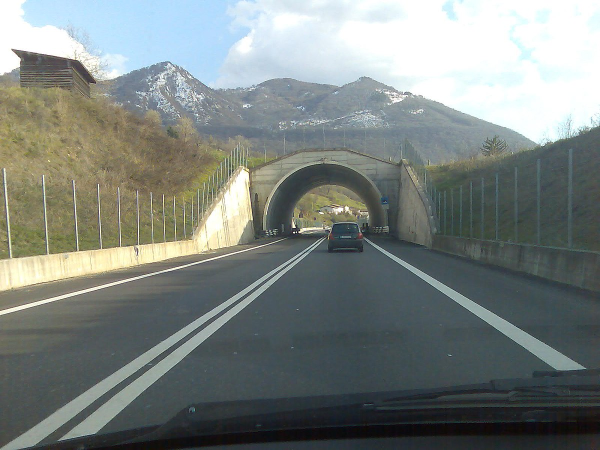
#> input picture 01_OpenCV/02_OpenCV-Basic-Image-Processing-Operations/09_auto-canny/image/lane.jpg, 1200 x 900 px (shown at 1/2 size)
$ python auto_canny.py
#> lines starting #> are read from the running program, lines starting #| are printed output that depends on the picture; after the words box and inside, x2 and y2 are one past the last pixel; in counts of white or black regions, pixels touching at a corner belong together
import cv2
import numpy as np
import logging

logging.basicConfig(level=logging.INFO)

def display_image(title, image):
    cv2.imshow(title, image)
    cv2.waitKey(0)

def auto_canny(image, sigma=0.33):
    # compute the median of the single channel pixel intensities
    v = np.median(image)

    # apply automatic Canny edge detection using the computed median
    lower = int(max(0, (1.0 - sigma) * v))
    upper = int(min(255, (1.0 + sigma) * v))
    edged = cv2.Canny(image, lower, upper)

    # return the edged image
    return edged

def canny_edge_detection(image_path):
    # Load the image, convert it to grayscale, and blur it slightly
#> called with image_path = 'image/lane.jpg'
    logging.info(f"Loading image from: {image_path}")
    image = cv2.imread(image_path)
#> image is the input picture: shape (900, 1200, 3); mean B, G, R 127.8, 131.1, 124

    # Display the original image
    display_image("Original", image)

    gray = cv2.cvtColor(image, cv2.COLOR_BGR2GRAY)
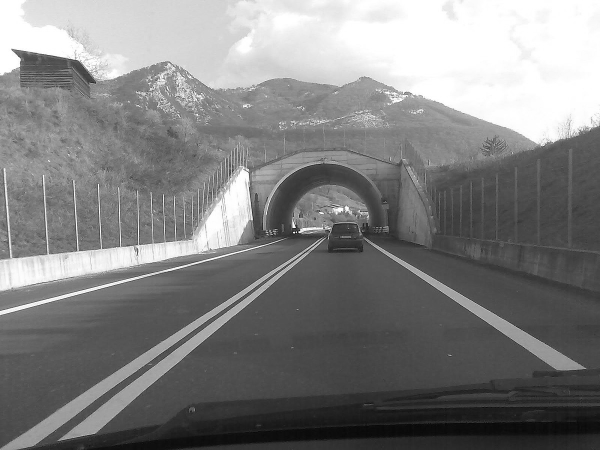
#> gray: shape (900, 1200) (shown at 1/2 size); min 0, max 255, mean 128.6
    blurred = cv2.GaussianBlur(gray, (3, 3), 0)

    # Apply Canny edge detection using a wide threshold, tight threshold, and automatically determined threshold
    wide = cv2.Canny(blurred, 10, 200)
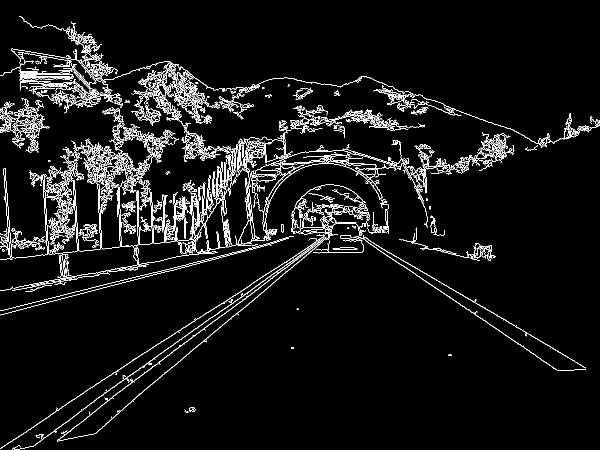
#> wide: shape (900, 1200) (shown at 1/2 size); 5.2% white in thin lines or dots
    tight = cv2.Canny(blurred, 225, 250)
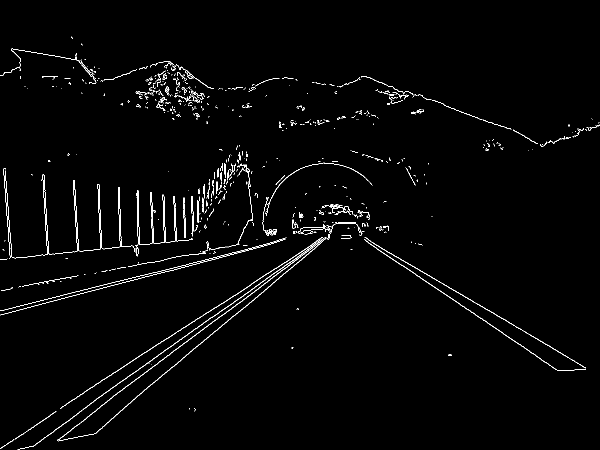
#> tight: shape (900, 1200) (shown at 1/2 size); 1.6% white in thin lines or dots
    auto = auto_canny(blurred)
#> in auto_canny, `v = np.median(image)`: v = 113
#> in auto_canny, `lower = int(max(0, (1.0 - sigma) * v))`: lower = 75
#> in auto_canny, `upper = int(min(255, (1.0 + sigma) * v))`: upper = 150
#> in auto_canny, `edged = cv2.Canny(image, lower, upper)`:
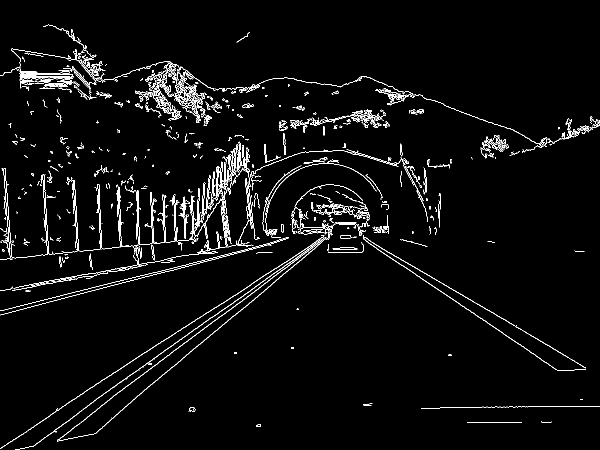
#> edged: shape (900, 1200) (shown at 1/2 size); 3.2% white in thin lines or dots

    # Concatenate the edge images horizontally
    edges_combined = np.hstack([wide, tight, auto])
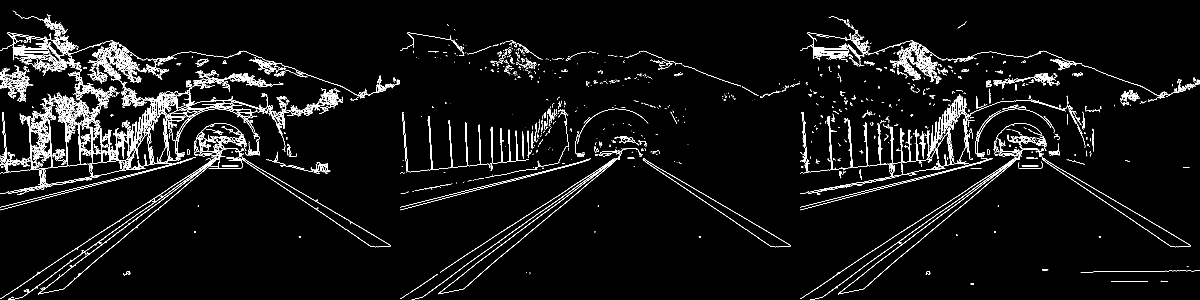
#> edges_combined: shape (900, 3600) (shown at 1/3 size); 3.3% white in thin lines or dots

    # Resize the concatenated image to make it smaller
    scale_percent = 50  # percent of original size
    width = int(edges_combined.shape[1] * scale_percent / 100)
#> width = 1800
    height = int(edges_combined.shape[0] * scale_percent / 100)
#> height = 450
    edges_combined_resized = cv2.resize(edges_combined, (width, height))
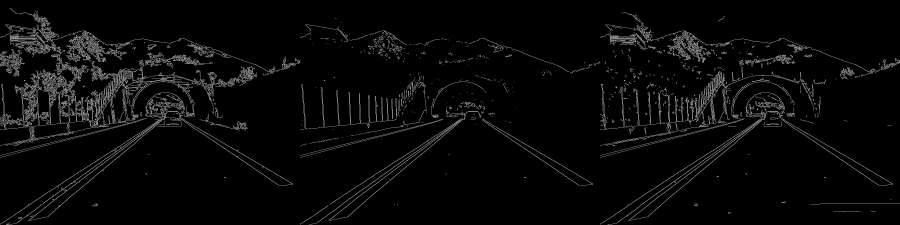
#> edges_combined_resized: shape (450, 1800) (shown at 1/2 size); min 0, max 255, mean 8.5

    # Show the resized edges figure
    display_image("Edges", edges_combined_resized)

def main():
    # Specify the path to the input image
    image_path = "image/lane.jpg"
    canny_edge_detection(image_path)

if __name__ == "__main__":
    main()

$ run again, with 01_OpenCV/02_OpenCV-Basic-Image-Processing-Operations/09_auto-canny/image/image_0003.jpg copied over 01_OpenCV/02_OpenCV-Basic-Image-Processing-Operations/09_auto-canny/image/lane.jpg
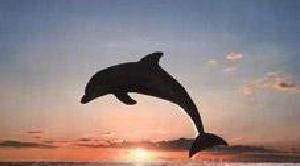
#> input picture 01_OpenCV/02_OpenCV-Basic-Image-Processing-Operations/09_auto-canny/image/image_0003.jpg, 300 x 166 px
#> in canny_edge_detection, image is the input picture: shape (166, 300, 3); mean B, G, R 131.6, 132.1, 148.2
#> in canny_edge_detection, `wide = cv2.Canny(blurred, 10, 200)`:
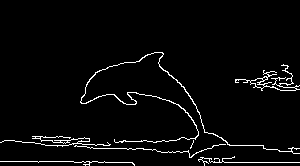
#> wide: shape (166, 300); 3.4% white in thin lines or dots, all inside (x1, y1, x2, y2) = (0, 52, 300, 166)
#> tight: shape (166, 300); 1.3% white in thin lines or dots, all inside (x1, y1, x2, y2) = (9, 52, 300, 163)
#> v = 143
#> lower = 95
#> upper = 190
#> edged: shape (166, 300); 2.4% white in thin lines or dots, all inside (x1, y1, x2, y2) = (0, 52, 300, 165)
#> edges_combined: shape (166, 900); 2.4% white in thin lines or dots, all inside (x1, y1, x2, y2) = (0, 52, 900, 166)
#> in canny_edge_detection, `edges_combined_resized = cv2.resize(edges_combined, (width, height))`:
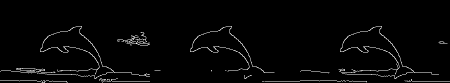
#> edges_combined_resized: shape (83, 450); min 0, max 255, mean 6.1

$ run again, with 01_OpenCV/02_OpenCV-Basic-Image-Processing-Operations/09_auto-canny/image/image_0030.jpg copied over 01_OpenCV/02_OpenCV-Basic-Image-Processing-Operations/09_auto-canny/image/lane.jpg
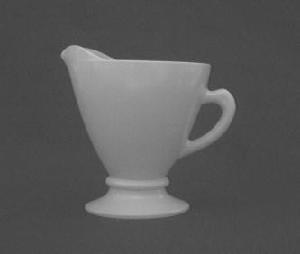
#> input picture 01_OpenCV/02_OpenCV-Basic-Image-Processing-Operations/09_auto-canny/image/image_0030.jpg, 300 x 254 px
#> in canny_edge_detection, image is the input picture: shape (254, 300, 3); min 62, max 199, mean 89.6
#> in canny_edge_detection, `wide = cv2.Canny(blurred, 10, 200)`:
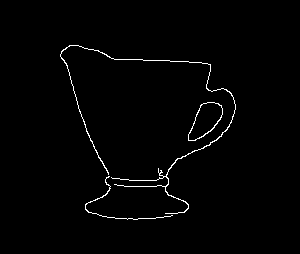
#> wide: shape (254, 300); 1.3% white in thin lines or dots, all inside (x1, y1, x2, y2) = (60, 45, 236, 220)
#> tight: shape (254, 300); 0.3% white in thin lines or dots, all inside (x1, y1, x2, y2) = (60, 45, 236, 136)
#> v = 75
#> lower = 50
#> upper = 99
#> edges_combined: shape (254, 900); 1% white in thin lines or dots, all inside (x1, y1, x2, y2) = (60, 45, 836, 220)
#> in canny_edge_detection, `edges_combined_resized = cv2.resize(edges_combined, (width, height))`:
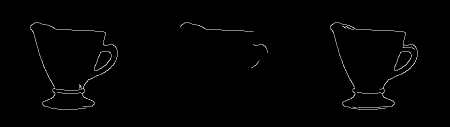
#> edges_combined_resized: shape (127, 450); min 0, max 191, mean 2.6
